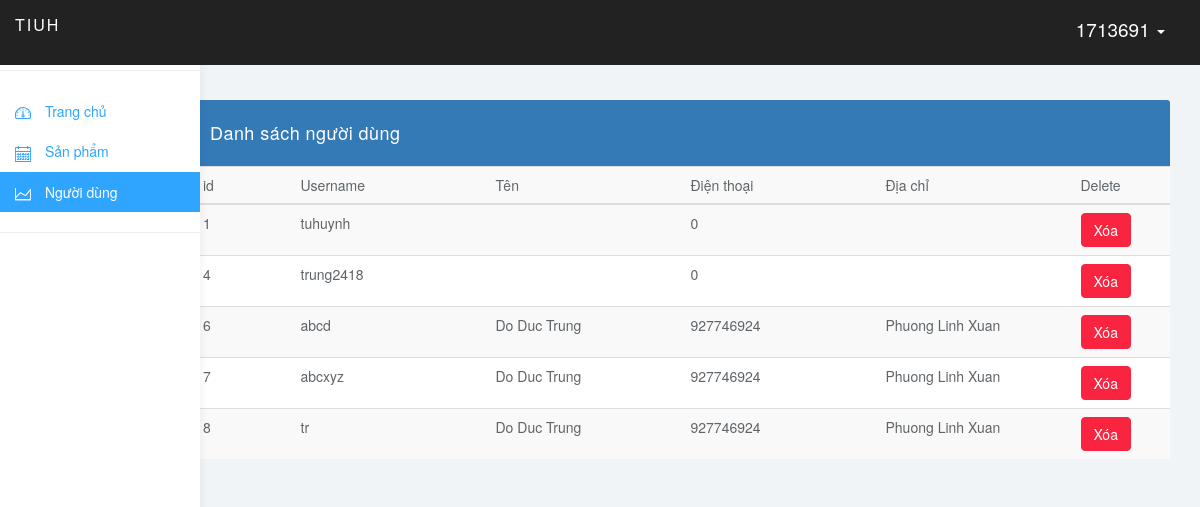
The app's page /admin/user.php (signed in) with its own data.
### tables this page shows
CREATE TABLE IF NOT EXISTS `users` (
  `id` int(11) NOT NULL AUTO_INCREMENT,
  `username` varchar(50) NOT NULL,
  `password` varchar(255) NOT NULL,
  `created_at` datetime DEFAULT current_timestamp(),
  `name` varchar(25) NOT NULL,
  `phone` varchar(11) NOT NULL,
  `address` text NOT NULL,
  `user_level` int(11) DEFAULT 0,
  PRIMARY KEY (`id`),
  UNIQUE KEY `username` (`username`)
);

### admin/model/database.php (called while the page is built, shortened)
<?php
class database{
    public $_dbh = '';
    public $_sql = '';
    public function database() {
        $this->_dbh = new PDO('mysql:host=localhost;dbname=demo','root','');
        $this->_dbh->query('set names utf8');
    }
    public function setQuery($sql) {
        $this->_sql = $sql;
    }
    public function execute($options=array()) {
        $this->_cursor = $this->_dbh->prepare($this->_sql);
        $this->_cursor->execute();
        return $this->_cursor;
    }
    public function loadAllRows($options=array()) {
        if(!$options) {
            if(!$result = $this->execute())
                return false;
        }
        else {
            if(!$result = $this->execute($options))
                return false;
        }
        return $result->fetchAll(PDO::FETCH_OBJ);
    }
}
?>

### admin/controller/c_user.php (called while the page is built, shortened)
<?php
    include('model/m_user.php');
    class C_user {
        public function getUsers() {
            $m_user = new M_user();
            return $m_user->getUsers();
        }
    }

### admin/model/m_user.php (called while the page is built, shortened)
<?php
    include_once('database.php');
    class M_user extends database {
        public function getUsers() {
            $sql="SELECT id,username,user_level,name,phone,address FROM users where user_level != 1 ";
            return $this->loadAllRows();
        }
    }
?>

### admin/user.php (the view, shortened to what this page needs)
<?php
    include('controller/c_user.php');
    $c_user= new C_user();
    $users=$c_user->getUsers();
?>
<!DOCTYPE html>
<html>
<head>
<link href="css/bootstrap.min.css" rel="stylesheet">
<link href="css/datepicker3.css" rel="stylesheet">
<link href="css/styles.css" rel="stylesheet">
</head>
<body>
        <nav class="navbar navbar-inverse navbar-fixed-top" role="navigation">
            <div class="container-fluid">
                <div class="navbar-header">
                                <a class="navbar-brand" href='dashboard.php'>TiUh</a>
                            <ul class="user-menu">
                                <li class="dropdown pull-right">
                            <ul class="user-menu">
                                <li class="dropdown pull-right">
                                <li class="nav-item dropdown">
                                    <a id="navbarDropdown" style='position: relative;font-size: 19px;	top: -13px;' class="nav-link dropdown-toggle" href="#" role="button" data-toggle="dropdown" aria-haspopup="true" aria-expanded="false" v-pre>
                                        <?php echo $_SESSION['username'] ?>  <span class="caret"></span>
                                    </a>
                                </li>
                        </li>
                    </ul>
                </div>
            </div>
        </nav>
        <div id="sidebar-collapse" class="col-sm-3 col-lg-2 sidebar">
    <ul class="nav menu">
        <li role="presentation" class="divider"></li>
        <li class=""><a href="dashboard.php"><svg class="glyph stroked dashboard-dial"><use xlink:href="#stroked-dashboard-dial"></use></svg> Trang chủ</a></li>
        <li class="" ><a href="product.php"><svg class="glyph stroked calendar"><use xlink:href="#stroked-calendar"></use></svg> Sản phẩm</a></li>
        <li class="active"><a href="user.php"><svg class="glyph stroked line-graph"><use xlink:href="#stroked-line-graph"></use></svg> Người dùng  </a></li>
        <li role="presentation" class="divider"></li>
    </ul>
</div>
<div class="container">
    <div class="row"  style="margin-left:150px" >
    	<div class="col-sm-12" style="margin-top:50px">
        	<div class="panel-heading" style="background:#337ab7;color:white">Danh sách người dùng</div>
        	<table class="table table-striped">
            	<tr id="tbl-first-row">
                    <td width="10%">id</td>
                    <td width="20%">Username</td>
                    <td width="20%">Tên</td>
                    <td width="20%">Điện thoại</td>
                    <td width="20%">Địa chỉ</td>
                    <td width="10%" > Delete</td>
                </tr>
              <tbody>
               <?php foreach ($users as $user):?>
                    <tr id="tbl-first-row" >
											<td> <?php echo $user->id ?> </td>
											<td><?php echo $user->username ?> </td>
											<td><?php echo $user->name ?> </td>
											<td><?php echo $user->phone ?> </td>
											<td><?php echo $user->address ?> </td>
                       <td>
											<button  class="btn btn-danger" data-id=<?php echo $user->id?> data-name= <?php echo $user->username?> id="btn-del"><i class="fa fa-trash" aria-hidden="true"></i> Xóa</button>
											</td>
										</tr>
                  <?php endforeach?>
			</table>
        </div>
    </div>
</div>
    </body>
    </html>

### admin/css/styles.css (style rules this page uses)
body { background: #f1f4f7; padding-top: 50px; color: #5f6468; }
a, a:hover, a:focus { color: #30a5ff; }
.navbar-header .navbar-brand { color: #fff; font-size: 16px; text-transform: uppercase; font-weight: 500; letter-spacing: 2px; }
.btn-danger, .btn-danger:hover, .btn-danger:focus, .btn-danger:active, .btn-danger.active, .open > .dropdown-toggle.btn-danger, .btn-danger.disabled, .btn-danger[disabled], fieldset[disabled] .btn-danger, .btn-danger.disabled:hover, .btn-danger[disabled]:hover, fieldset[disabled] .btn-danger:hover, .btn-danger.disabled:focus, .btn-danger[disabled]:focus, fieldset[disabled] .btn-danger:focus, .btn-danger.disabled:active, .btn-danger[disabled]:active, fieldset[disabled] .btn-danger:active, .btn-danger.disabled.active, .btn-danger[disabled].active, fieldset[disabled] .btn-danger.active { background-color: #f9243f; border-color: #f9243f; }
.panel-heading { font-size: 18px; font-weight: 300; letter-spacing: 0.025em; height: 66px; line-height: 45px; }
.navbar { border: 0; }
.user-menu { display: inline-block; margin-top: 14px; margin-right: 10px; float: right; list-style: none; padding: 0; }
.user-menu a { color: #fff; }
.sidebar { display: block; background-color: #fff; padding: 0; display: none; }
@media (min-width: 768px) { .sidebar { display: block; position: fixed; top: 50px; bottom: 0; left: 0; z-index: 1000; display: block; margin: 0; padding: 0; overflow-x: hidden; overflow-y: auto; background-color: #fff; box-shadow: 1px 0px 10px rgba(0, 0, 0, .05); } }
@media (min-width: 768px) { .navbar-header { width: 100%; } }
.sidebar ul.nav .active a, .sidebar ul.nav li.parent a.active, .sidebar ul.nav .active > a:hover, .sidebar ul.nav li.parent a.active:hover, .sidebar ul.nav .active > a:focus, .sidebar ul.nav li.parent a.active:focus { color: #fff; background-color: #30a5ff; }
.sidebar ul.nav li.divider { border-bottom: 1px solid #eee; margin: 20px 0; }
.table { background: #fff; }
.sidebar .glyph, .user-menu .glyph { height: 16px; width: 16px; margin: 0 10px 0 0; stroke-width: 3px; }

### records on screen
users: id "1", username "tuhuynh", phone "0"
users: id "4", username "trung2418", phone "0"
users: id "6", username "abcd", name "Do Duc Trung", phone "927746924", address "Phuong Linh Xuan"
users: id "7", username "abcxyz", name "Do Duc Trung", phone "927746924", address "Phuong Linh Xuan"
users: id "8", username "tr", name "Do Duc Trung", phone "927746924", address "Phuong Linh Xuan"

### other values on screen
$_SESSION['username'] "1713691"
